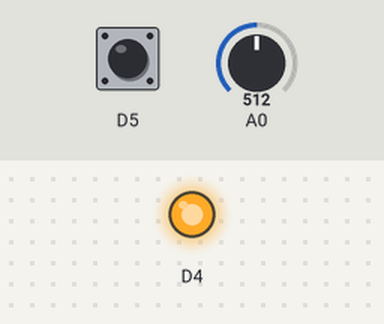
This program was run on a simulated ESP8266 (Wemos D1 mini). Parts: output pins drawn as LEDs (lit = HIGH). The inputs (shaded band) are chosen by the test bench; at power-on: D5 HIGH, A0 = 512.

Above: at 1.2 s.
1.3 s: D5 pulled LOW for 1 s
3.8 s: D5 pulled LOW for 3.2 s
Timing chart, 0 to 6.8 s (numbered marks = the images above; inputs shaded):
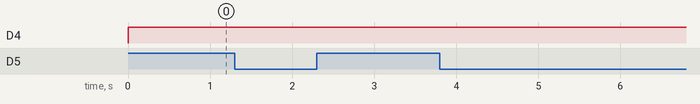

The program:

main.cpp
```cpp
// Mohawk College - COMP-10184
//
// Digital Input/Output Lab - Test Program
//
#include <Arduino.h>

int iButton;
int iVal;
int state;
int oldState;

void setup() {
  // configure the USB serial monitor
  Serial.begin(115200);

  // configure pin D5 as digital input - this is the pushbutton
  pinMode(D5, INPUT_PULLUP);

  // configure pin D4 as a digital output - this is the LED
  pinMode(D4, OUTPUT);

  // set default PWM range
  analogWriteRange(1023);
}


void loop() {
  state = digitalRead(D5);

  if (state != oldState){
    // read digitized value from the D1 Mini's A/D convertor
    iVal = analogRead(A0);

    // set the PWM pulse width
    analogWrite(D4, iVal);

    // wait 1ms to add DRAMA!
    delay(1);
  }

  else {
    // iButton = digitalRead(D5);
    digitalWrite(D4, 1);
  }

  oldState = state;
} 
```
